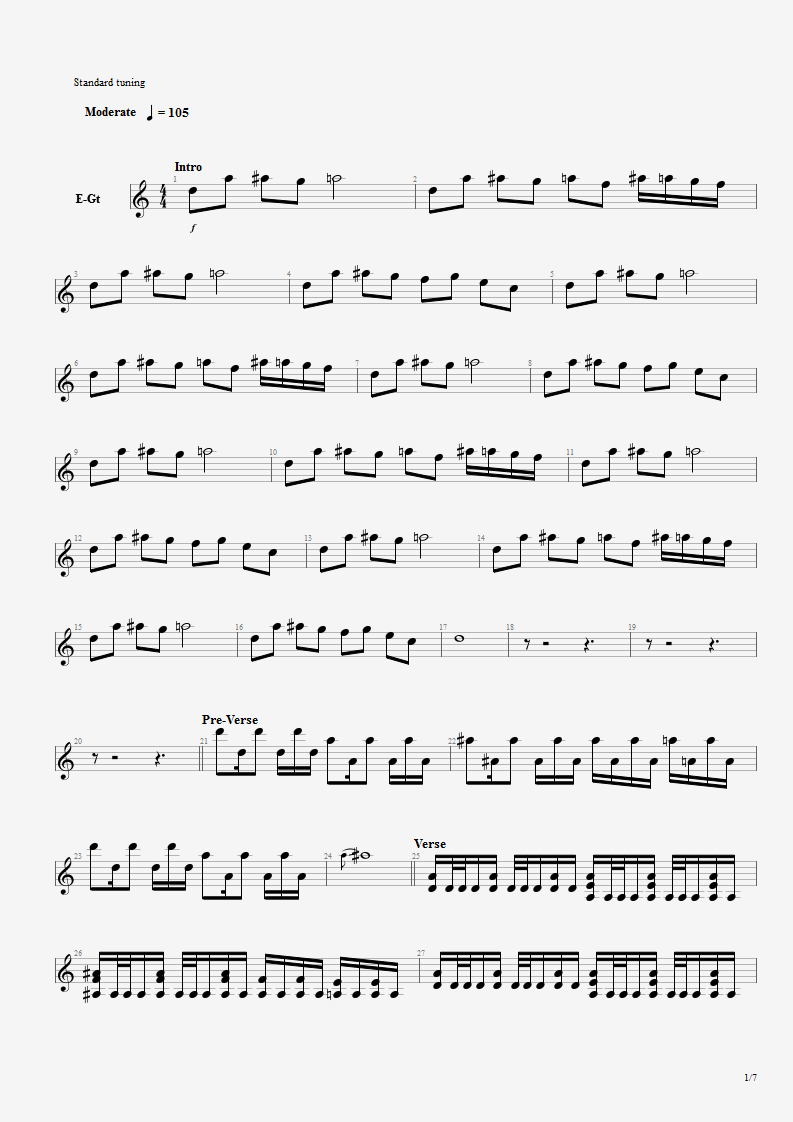
#> input picture test_dataset/test1.png, 793 x 1122 px; its folder holds only this picture in this run
$ python main.py
#> lines starting #> are read from the running program, lines starting #| are printed output that depends on the picture; after the words box and inside, x2 and y2 are one past the last pixel; in counts of white or black regions, pixels touching at a corner belong together
### image_processing.py
import cv2
import matplotlib.pyplot as plt


def load_image(path):
    """Loads image from path as RGB image
    :param path:
    """
#> called with path = 'test_dataset/test1.png'
    return cv2.cvtColor(cv2.imread(path), cv2.COLOR_BGR2RGB)


def image_gray(image):
    """Converts RGB image to grayscale image
    :param image:
    """
    return cv2.cvtColor(image, cv2.COLOR_RGB2GRAY)
#> returned value: shape (1122, 793)


# [15 lines left out: functions image_bin, image_bin_otsu, not called in this run]


def image_bin_adaptive(image_gs, block_size=51):
    """Adaptive binarization
    :param block_size:
    :param image_gs:
    """
#> called with block_size = 9
    image = cv2.adaptiveThreshold(image_gs, 255, cv2.ADAPTIVE_THRESH_MEAN_C, cv2.THRESH_BINARY, block_size, 2)
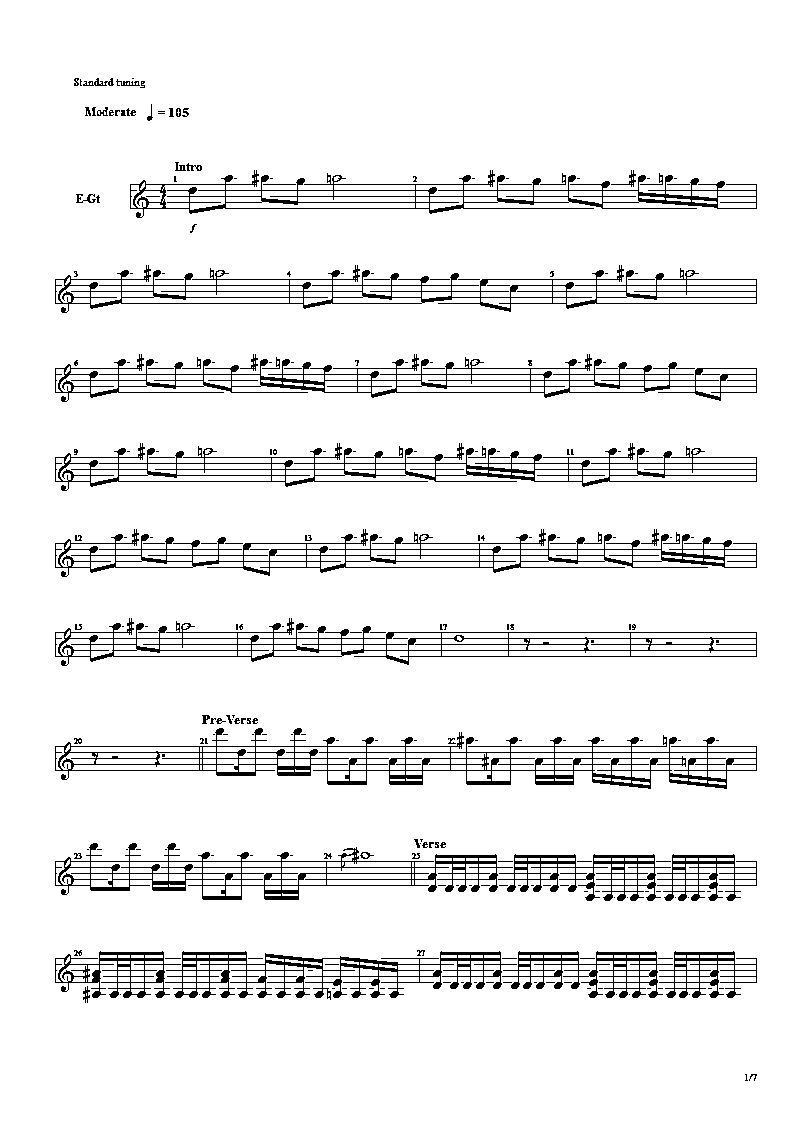
#> image: shape (1122, 793); 92.9% white; 264 black regions (180 under 20 px), largest, box (x1, y1, x2, y2) and area: (55, 728, 757, 789) 7692, (55, 354, 757, 402) 5886, (55, 529, 757, 577) 5880
    return image


# [14 lines left out: functions image_bin_adaptive_gauss, blur, not called in this run]


def invert(image):
    """Image inversion
    :param image:
    """
    return 255-image


# [19 lines left out: functions display_image, resize_image, not called in this run]

### image_operations.py
import cv2
import numpy as np

HORIZONTAL_PROJECTION = 0
VERTICAL_PROJECTION = 1


# [26 lines left out: functions dilate, erode, open_image, not called in this run]


def project_image(image, projection=HORIZONTAL_PROJECTION):
    """Make horizontal or vertical projection of an image
    :param projection:
    :param image:
    """
#> called with projection = 0
    projected_image = []

    image_height, image_width = image.shape[:2]
    first_limit = image_height if projection == HORIZONTAL_PROJECTION else image_width
    second_limit = image_width if projection == HORIZONTAL_PROJECTION else image_height
    for i in range(first_limit):
        projection_sum = 0
        for j in range(second_limit):
            projection_sum += image[i if projection == HORIZONTAL_PROJECTION else j,
                                    j if projection == HORIZONTAL_PROJECTION else i] == 255
        projected_image.append([255] * projection_sum + [0] * (second_limit - projection_sum))
#> after the loop, projected_image = 1122 items
    return projected_image


def crop_image(image, crop_start=None, crop_width=None):
    """Return a cropped image
    :param image:
    :param crop_start:
    :param crop_width:
    """

    if crop_start is None:
        end = 0
#> end = 0
        for row in image:
            s = sum(row) / 255
            if s > end:
                end = s
#> this loop made 1122 passes
#> (s, end) on passes 79, 80, 82, 86, 176, 177, 179, 185: (10, 10), (12, 12), (46, 46), (59, 59), (67, 67), (87, 87), (123, 123), (595, 595)
#> after the loop, end = 697

        if crop_width is None:
            crop_width = end // 3
#> crop_width = 232

        crop_start = end - crop_width
#> crop_start = 465

    if crop_width is None:
        crop_width = len(image[0]) // 10

    crop = image[:]
#> crop = 1122 items

    for i in range(len(crop)):
        crop[i] = crop[i][crop_start:(crop_start + crop_width)]
#> this loop made 1 pass

    crop = np.array(crop, dtype=np.uint8)
    return crop


# [35 lines left out: functions open_image_vertically, image_subtract, merge_images, not called in this run]

### staff_lines.py
import numpy as np
import image_operations as imo


def find_lines(image, projection=True, horizontal_opening=True):
    """Recognize staff lines on image and return them
    as a list of lists of lists of row numbers,
    distances between them and average staff spacing.
    :param image:
    :param projection:
    :param horizontal_opening:
    """

    first = None
    second = None
    if projection:
        first = get_white_rows(imo.crop_image(
            imo.project_image(image)))
    if horizontal_opening:
        if projection:
            line_distances = group_rows(first)[1]
            avg_staff_spacing = []
            for staff_line_distances in line_distances:
                avg_staff_spacing += staff_line_distances
            avg_staff_spacing = sum(avg_staff_spacing) * 1. / len(avg_staff_spacing)
            second = get_white_rows(imo.open_image(image, np.ones((1, 2 * avg_staff_spacing))))
        else:
            second = get_white_rows(imo.open_image(image, np.ones((1, 20))))

    if projection and horizontal_opening:
        image_lines = intersect_lists(first, second)
    elif projection:
        image_lines = first
    elif horizontal_opening:
        image_lines = second
    else:
        raise Exception("To find lines either horizontal projection"
                        "of the image must be done or a horizontal"
                        "morphological opening")

    lines, line_distances, staff_distances = \
        group_rows(image_lines)
    avg_staff_spacing = []
    for staff_line_distances in line_distances:
        avg_staff_spacing += staff_line_distances
    avg_staff_spacing = sum(avg_staff_spacing) * 1. / len(avg_staff_spacing)
    if len(staff_distances) > 0:
        avg_staff_distance = sum(staff_distances) * 1. / len(staff_distances)
    else:
        avg_staff_distance = 0
    return lines, line_distances, avg_staff_spacing, staff_distances, avg_staff_distance


# [151 lines left out: functions get_white_rows, intersect_lists, group_rows, remove_lines, not called in this run]

### main.py
import image_processing as imp
import image_operations as imo
import staff_lines as sl
import image_region_recognition as irr
import music_classification as mc
import os


def load_image(image_name):
    print("Loading image: %s" % image_name)
    return imp.load_image(image_name)


def image_gray(image):
    print("Grayscaling image...")
    return imp.image_gray(image)


def image_bin_adaptive_gauss(image, block_size):
    print("Binarizing image (Adaptive Gaussian Binarization)...")
    return imp.image_bin_adaptive_gauss(image, block_size)


def invert(image):
    print("Inverting image...")
    return imp.invert(image)


def display_image(image):
    return imp.display_image(image)


def open_image(image, kernel=None):
    return imo.open_image(image, kernel)


def open_image_vertically(staff_image, avg_staff_spacing):
    print("Opening staff image with vertical kernel...")
    return imo.open_image_vertically(staff_image, avg_staff_spacing)


def find_lines(inv_img):
    print("Finding staff lines...")
    return sl.find_lines(inv_img)


def remove_lines(inv_img, lines):
    print("Removing staff lines...")
    return sl.remove_lines(inv_img, lines)


def find_regions(org_image, ref_image=None, pixel_span=2, eight_way=True):
    return irr.find_regions(org_image, ref_image=ref_image, pixel_span=pixel_span, eight_way=eight_way)


# [4 lines left out: function find_vertical_regions, not called in this run]


def get_bar_lines(regions, vertical_lines, staff):
    print("Classifying bar lines...")
    return mc.get_bar_lines(regions, vertical_lines, staff)


def remove_bar_lines(images, bar_lines, regions):
    print("Removing bar lines from staff images and regions...")
    return mc.remove_bar_lines(images, bar_lines, regions)


def get_clefs(image, regions, bar_lines):
    print("Classifying clefs...")
    return mc.get_clefs(image, regions, bar_lines)


# [4 lines left out: function remove_clefs, not called in this run]


def get_time_signatures(staff_image, regions, bar_lines, clefs):
    print("Classyfing time signatures...")
    return mc.get_time_signatures(staff_image, regions, bar_lines, clefs)


# [4 lines left out: function remove_time_signatures, not called in this run]


def get_endings(staff_image, regions, top_staff_line_row):
    print("Classyfing endings...")
    return mc.get_endings(staff_image, regions, top_staff_line_row)


# [4 lines left out: function remove_endings, not called in this run]


def find_vertical_notes(image, regions, staff, staff_spacing, staff_distance):
    print("Finding notes...")
    return mc.find_vertical_notes(image, regions, staff, staff_spacing, staff_distance)


def remove_vertical_notes(images, notes, regions):
    return mc.remove_vertical_notes(images, notes, regions)


def find_accidentals(image, regions):
    print("Finding accidentals...")
    return mc.find_accidentals(image, regions)


def remove_accidentals(images, accidentals, regions):
    return mc.remove_accidentals(images, accidentals, regions)


def find_dots(image, regions, staff_spacing):
    print("Finding duration dots...")
    return mc.find_dots(image, regions, staff_spacing)


def remove_dots(images, dots, regions):
    return mc.remove_duration_dots(images, [dot[0] for dot in dots], regions)


def remove_ledgers(images, regions, staff, staff_distance):
    return mc.remove_ledgers(images, regions, staff, staff_distance)


def find_whole_notes(image, regions, bar_lines, clefs, time_signatures, staff, staff_spacing, staff_distance):
    return mc.find_whole_notes(image, regions, bar_lines, clefs, time_signatures,
                               staff, staff_spacing, staff_distance)


def remove_whole_notes(images, whole_notes, regions):
    return mc.remove_whole_notes(images, whole_notes, regions)


def find_rests(image, regions, bar_lines):
    return mc.find_rests(image, regions, bar_lines)


def remove_rests(images, rests, regions):
    return mc.remove_whole_notes(images, rests, regions)


# [80 lines left out: functions export_data, analyze_staff, not called in this run]


def perform_recognition(image_name):
    org_image = load_image(image_name)
    img_gray = image_gray(org_image)
    img_bin = imp.image_bin_adaptive(img_gray, 9)
    inv_img = invert(img_bin)
    lines, line_distances, avg_staff_spacing,\
        staff_distances, avg_staff_distance = find_lines(inv_img)
    img_wo_lines = remove_lines(inv_img, lines)
    for index, staff in enumerate(lines):
        analyze_staff(img_wo_lines, staff, index, avg_staff_spacing, avg_staff_distance)

for f in os.listdir("test_dataset"):
    try:
        print("File: %s" % f)
        perform_recognition("test_dataset/%s" % f)
    except Exception as e:
        print("ERROR!")
        print(e)

$ run again, on test_dataset/test5.png
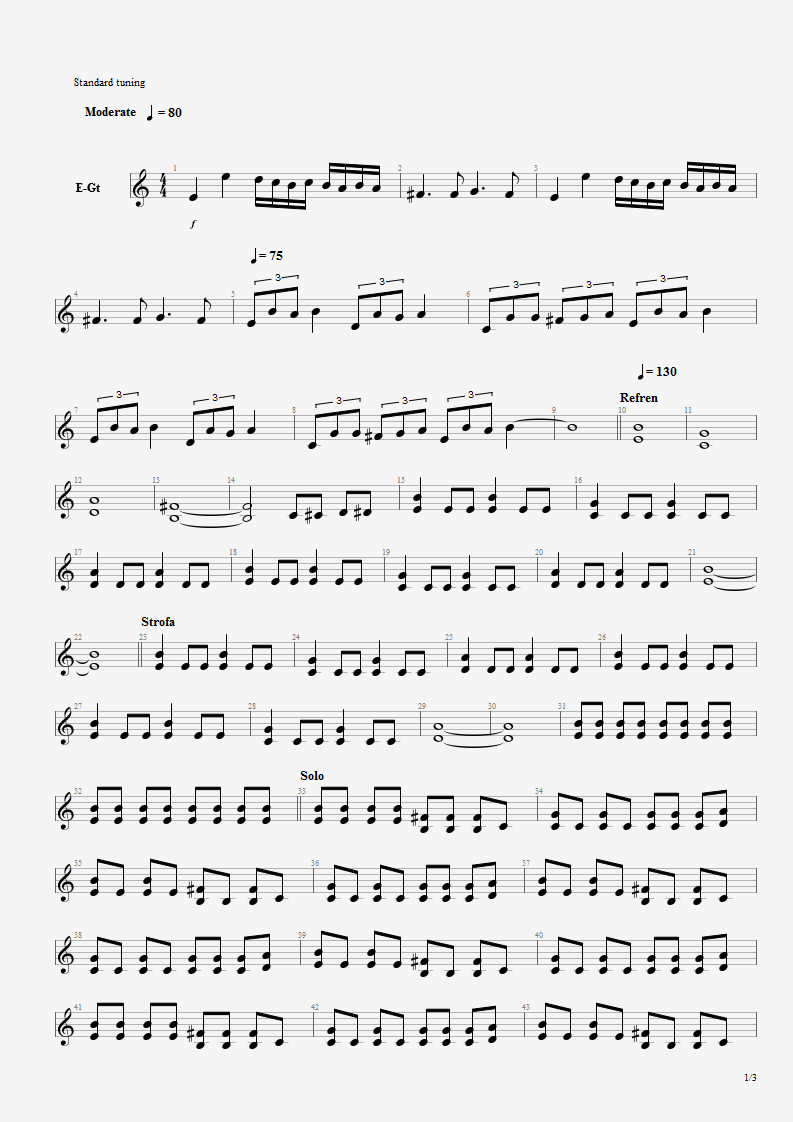
#> input picture test_dataset/test5.png, 793 x 1122 px
#> in image_bin_adaptive, `image = cv2.adaptiveThreshold(image_gs, 255, cv2.ADAPTIVE_THRESH_MEAN_..`:
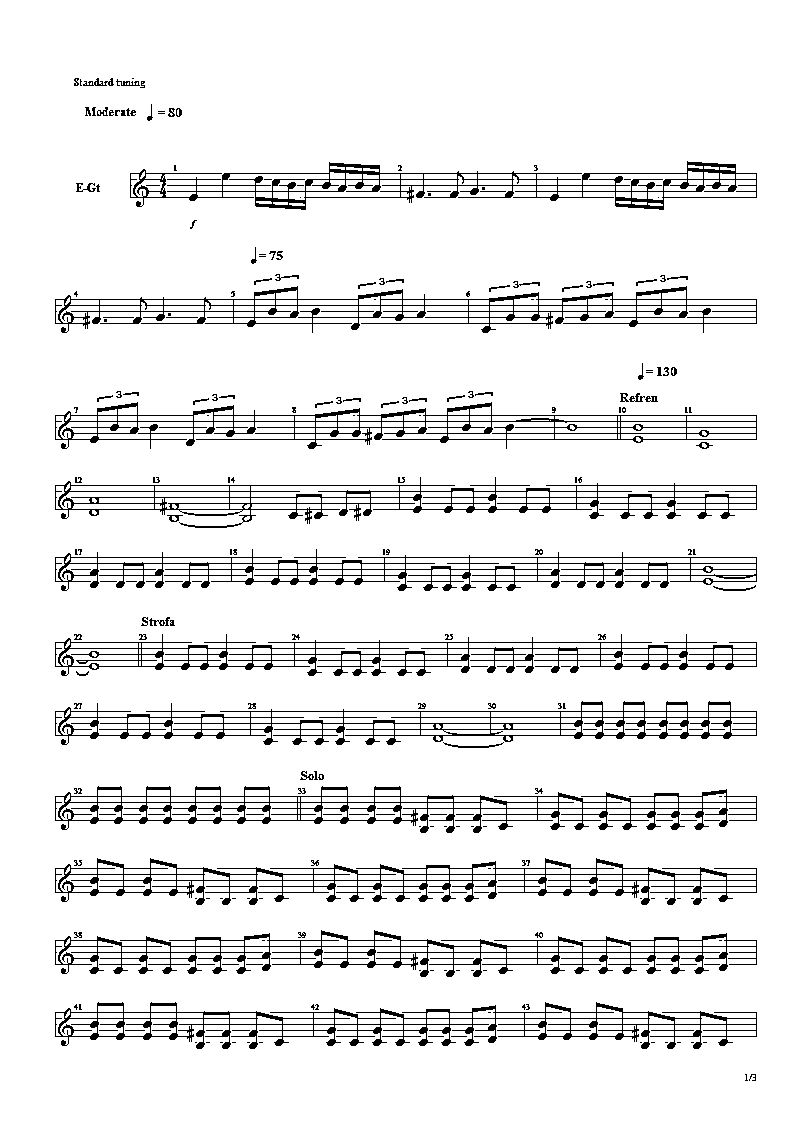
#> image: shape (1122, 793); 92% white; black in thin lines or dots, all inside (x1, y1, x2, y2) = (55, 78, 757, 1081)
#> after the loop in project_image, `for i in range(first_limit):`: projected_image = 1122 items
#> in crop_image, `end = 0`: end = 0
#> the loop in crop_image, `for row in image:` made 1122 passes
#> (s, end) on passes 79, 80, 82, 86, 165, 166, 174, 180: (10, 10), (12, 12), (46, 46), (59, 59), (81, 81), (101, 101), (570, 570), (603, 603)
#> after the loop in crop_image, `for row in image:`: end = 700
#> crop_width = 233
#> crop_start = 467
#> crop = 1122 items
#> the loop in crop_image, `for i in range(len(crop)):` made 1 pass

$ run again, on test_dataset/test6.png
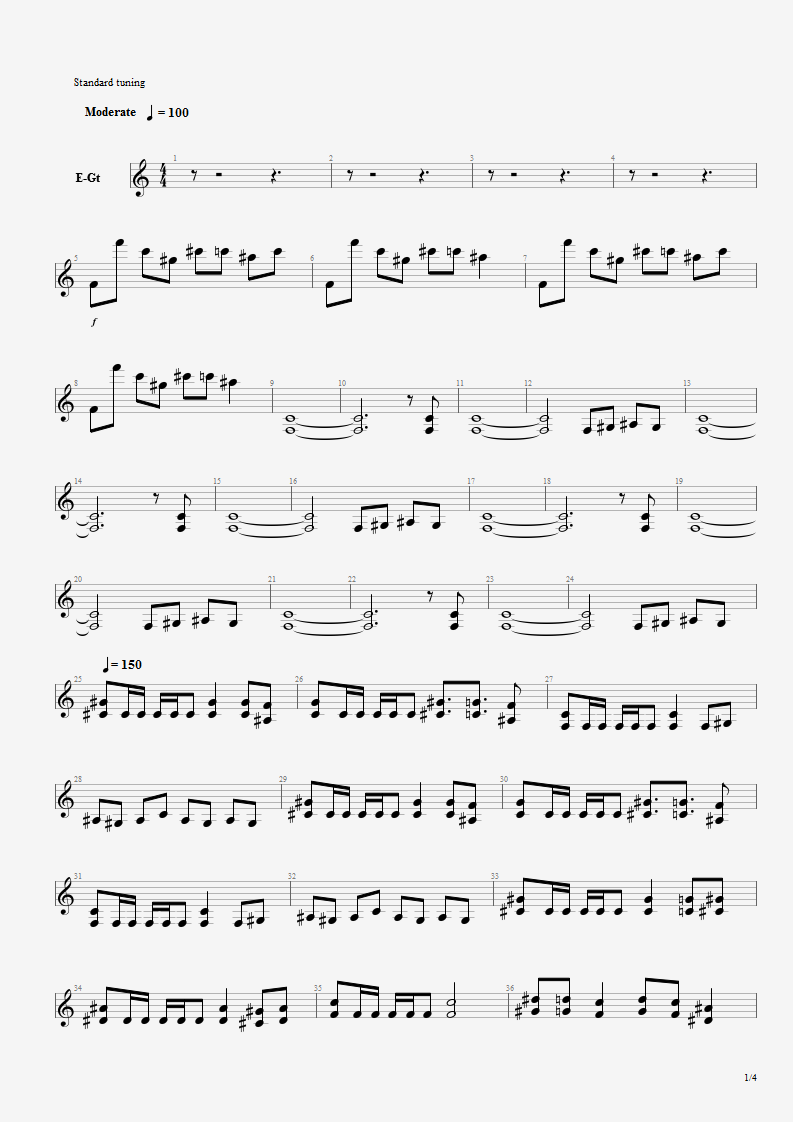
#> input picture test_dataset/test6.png, 793 x 1122 px
#> in image_bin_adaptive, `image = cv2.adaptiveThreshold(image_gs, 255, cv2.ADAPTIVE_THRESH_MEAN_..`:
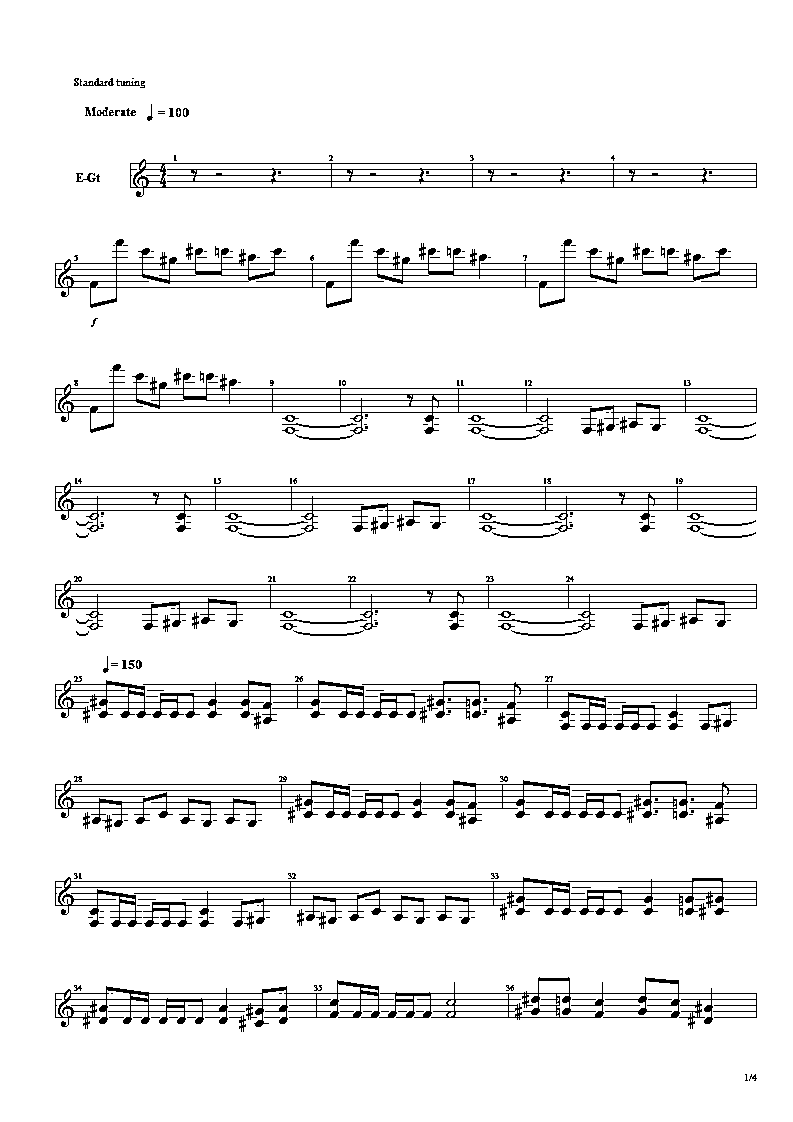
#> image: shape (1122, 793); 93.2% white; black in thin lines or dots, all inside (x1, y1, x2, y2) = (55, 78, 757, 1081)
#> after the loop in project_image, `for i in range(first_limit):`: projected_image = 1122 items
#> in crop_image, `end = 0`: end = 0
#> the loop in crop_image, `for row in image:` made 1122 passes
#> (s, end) on passes 79, 80, 82, 86, 164, 182, 264, 288: (10, 10), (12, 12), (46, 46), (59, 59), (624, 624), (630, 630), (675, 675), (696, 696)
#> after the loop in crop_image, `for row in image:`: end = 700
#> crop_width = 233
#> crop_start = 467
#> crop = 1122 items
#> the loop in crop_image, `for i in range(len(crop)):` made 1 pass
